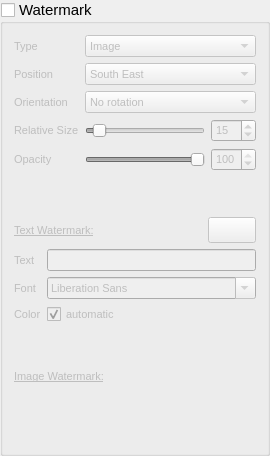
           <widget class="QGroupBox" name="groupBox_Watermark">
            <property name="font">
             <font>
              <pointsize>11</pointsize>
             </font>
            </property>
            <property name="toolTip">
             <string/>
            </property>
            <property name="title">
             <string>Watermark</string>
            </property>
            <property name="checkable">
             <bool>true</bool>
            </property>
            <property name="checked">
             <bool>false</bool>
            </property>
            <layout class="QVBoxLayout" name="verticalLayout_11">
             <item>
              <layout class="QFormLayout" name="formLayout_WatermarkPosition">
               <item row="1" column="0">
                <widget class="QLabel" name="label_WatermarkPosition">
                 <property name="font">
                  <font>
                   <pointsize>8</pointsize>
                  </font>
                 </property>
                 <property name="text">
                  <string>Position</string>
                 </property>
                </widget>
               </item>
               <item row="2" column="0">
                <widget class="QLabel" name="label_WatermarkOrientation">
                 <property name="font">
                  <font>
                   <pointsize>8</pointsize>
                  </font>
                 </property>
                 <property name="text">
                  <string>Orientation</string>
                 </property>
                </widget>
               </item>
               <item row="4" column="0">
                <widget class="QLabel" name="label_WatermarkOpacity">
                 <property name="font">
                  <font>
                   <pointsize>8</pointsize>
                  </font>
                 </property>
                 <property name="text">
                  <string>Opacity</string>
                 </property>
                </widget>
               </item>
               <item row="1" column="1">
                <widget class="QComboBox" name="comboBox_WatermarkPosition">
                 <property name="font">
                  <font>
                   <pointsize>8</pointsize>
                  </font>
                 </property>
                 <property name="toolTip">
                  <string>Position of the watermark on the photos.</string>
                 </property>
                 <item>
                  <property name="text">
                   <string>South East</string>
                  </property>
                 </item>
                 <item>
                  <property name="text">
                   <string>South</string>
                  </property>
                 </item>
                 <item>
                  <property name="text">
                   <string>South West</string>
                  </property>
                 </item>
                 <item>
                  <property name="text">
                   <string>West</string>
                  </property>
                 </item>
                 <item>
                  <property name="text">
                   <string>North West</string>
                  </property>
                 </item>
                 <item>
                  <property name="text">
                   <string>North</string>
                  </property>
                 </item>
                 <item>
                  <property name="text">
                   <string>North East</string>
                  </property>
                 </item>
                 <item>
                  <property name="text">
                   <string>East</string>
                  </property>
                 </item>
                 <item>
                  <property name="text">
                   <string>Center</string>
                  </property>
                 </item>
                </widget>
               </item>
               <item row="2" column="1">
                <widget class="QComboBox" name="comboBox_WatermarkOrientation">
                 <property name="font">
                  <font>
                   <pointsize>8</pointsize>
                  </font>
                 </property>
                 <property name="toolTip">
                  <string>Orientation of the watermark.</string>
                 </property>
                 <item>
                  <property name="text">
                   <string>No rotation</string>
                  </property>
                 </item>
                 <item>
                  <property name="text">
                   <string>90° clockwise</string>
                  </property>
                 </item>
                 <item>
                  <property name="text">
                   <string>90° counter clockwise</string>
                  </property>
                 </item>
                </widget>
               </item>
               <item row="4" column="1">
                <layout class="QHBoxLayout" name="horizontalLayout_5">
                 <item>
                  <widget class="QSlider" name="horizontalSlider_WatermarkOpacity">
                   <property name="font">
                    <font>
                     <pointsize>8</pointsize>
                    </font>
                   </property>
                   <property name="toolTip">
                    <string>Opacity of the watermark.</string>
                   </property>
                   <property name="statusTip">
                    <string/>
                   </property>
                   <property name="maximum">
                    <number>100</number>
                   </property>
                   <property name="value">
                    <number>100</number>
                   </property>
                   <property name="orientation">
                    <enum>Qt::Horizontal</enum>
                   </property>
                  </widget>
                 </item>
                 <item>
                  <widget class="QSpinBox" name="spinBox_WatermarkOpacity">
                   <property name="font">
                    <font>
                     <pointsize>8</pointsize>
                    </font>
                   </property>
                   <property name="toolTip">
                    <string>Opacity of the watermark.</string>
                   </property>
                   <property name="statusTip">
                    <string/>
                   </property>
                   <property name="maximum">
                    <number>100</number>
                   </property>
                   <property name="value">
                    <number>100</number>
                   </property>
                  </widget>
                 </item>
                </layout>
               </item>
               <item row="3" column="0">
                <widget class="QLabel" name="label_WatermarkSize">
                 <property name="font">
                  <font>
                   <pointsize>8</pointsize>
                  </font>
                 </property>
                 <property name="text">
                  <string>Relative Size</string>
                 </property>
                </widget>
               </item>
               <item row="3" column="1">
                <layout class="QHBoxLayout" name="horizontalLayout_8">
                 <item>
                  <widget class="QSlider" name="horizontalSlider_WatermarkSize">
                   <property name="font">
                    <font>
                     <pointsize>8</pointsize>
                    </font>
                   </property>
                   <property name="toolTip">
                    <string>Size relative to the longuest dimension of the photo.</string>
                   </property>
                   <property name="statusTip">
                    <string/>
                   </property>
                   <property name="maximum">
                    <number>100</number>
                   </property>
                   <property name="value">
                    <number>7</number>
                   </property>
                   <property name="orientation">
                    <enum>Qt::Horizontal</enum>
                   </property>
                  </widget>
                 </item>
                 <item>
                  <widget class="QSpinBox" name="spinBox_WatermarkSize">
                   <property name="font">
                    <font>
                     <pointsize>8</pointsize>
                    </font>
                   </property>
                   <property name="toolTip">
                    <string>Size relative to the longuest dimension of the photo.</string>
                   </property>
                   <property name="statusTip">
                    <string/>
                   </property>
                   <property name="maximum">
                    <number>100</number>
                   </property>
                   <property name="value">
                    <number>15</number>
                   </property>
                  </widget>
                 </item>
                </layout>
               </item>
               <item row="0" column="1">
                <widget class="QComboBox" name="comboBox_WatermarkType">
                 <property name="font">
                  <font>
                   <pointsize>8</pointsize>
                  </font>
                 </property>
                 <property name="toolTip">
                  <string>The watermark can be an image or some text.</string>
                 </property>
                 <item>
                  <property name="text">
                   <string>Image</string>
                  </property>
                 </item>
                 <item>
                  <property name="text">
                   <string>Text</string>
                  </property>
                 </item>
                </widget>
               </item>
               <item row="0" column="0">
                <widget class="QLabel" name="label_5">
                 <property name="font">
                  <font>
                   <pointsize>8</pointsize>
                  </font>
                 </property>
                 <property name="text">
                  <string>Type</string>
                 </property>
                </widget>
               </item>
              </layout>
             </item>
             <item>
              <spacer name="verticalSpacer_8">
               <property name="orientation">
                <enum>Qt::Vertical</enum>
               </property>
               <property name="sizeHint" stdset="0">
                <size>
                 <width>20</width>
                 <height>40</height>
                </size>
               </property>
              </spacer>
             </item>
             <item>
              <layout class="QVBoxLayout" name="verticalLayout_WatermarkText">
               <item>
                <layout class="QHBoxLayout" name="horizontalLayout_11">
                 <item>
                  <widget class="QLabel" name="label_WatermarkText">
                   <property name="font">
                    <font>
                     <pointsize>8</pointsize>
                     <weight>50</weight>
                     <bold>false</bold>
                     <underline>true</underline>
                    </font>
                   </property>
                   <property name="text">
                    <string>Text Watermark:</string>
                   </property>
                  </widget>
                 </item>
                 <item>
                  <spacer name="horizontalSpacer_8">
                   <property name="orientation">
                    <enum>Qt::Horizontal</enum>
                   </property>
                   <property name="sizeHint" stdset="0">
                    <size>
                     <width>40</width>
                     <height>20</height>
                    </size>
                   </property>
                  </spacer>
                 </item>
                 <item>
                  <widget class="QPushButton" name="pushButton_WatermarkTextShortcuts">
                   <property name="toolTip">
                    <string>Display shortcuts you can use to write captions and watermark.</string>
                   </property>
                   <property name="text">
                    <string/>
                   </property>
                   <property name="icon">
                    <iconset resource="../ressources/GalleryDesigner.qrc">
                     <normaloff>:/icons/images/text-x-authors.png</normaloff>:/icons/images/text-x-authors.png</iconset>
                   </property>
                  </widget>
                 </item>
                </layout>
               </item>
               <item>
                <layout class="QFormLayout" name="formLayout_WatermarkText">
                 <item row="0" column="0">
                  <widget class="QLabel" name="label_WatermarkTextEdit">
                   <property name="font">
                    <font>
                     <pointsize>8</pointsize>
                    </font>
                   </property>
                   <property name="text">
                    <string>Text</string>
                   </property>
                  </widget>
                 </item>
                 <item row="0" column="1">
                  <widget class="QLineEdit" name="lineEdit_WatermarkText">
                   <property name="font">
                    <font>
                     <pointsize>8</pointsize>
                    </font>
                   </property>
                   <property name="toolTip">
                    <string>Text forming the watermark.</string>
                   </property>
                   <property name="statusTip">
                    <string/>
                   </property>
                  </widget>
                 </item>
                 <item row="1" column="0">
                  <widget class="QLabel" name="label_WatermarkFont">
                   <property name="font">
                    <font>
                     <pointsize>8</pointsize>
                    </font>
                   </property>
                   <property name="text">
                    <string>Font</string>
                   </property>
                  </widget>
                 </item>
                 <item row="1" column="1">
                  <widget class="QFontComboBox" name="fontComboBox_WatermarkText">
                   <property name="font">
                    <font>
                     <pointsize>8</pointsize>
                    </font>
                   </property>
                   <property name="toolTip">
                    <string>Font of the text.</string>
                   </property>
                   <property name="statusTip">
                    <string/>
                   </property>
                  </widget>
                 </item>
                 <item row="2" column="0">
                  <widget class="QLabel" name="label_WatermarkTextColor">
                   <property name="font">
                    <font>
                     <pointsize>8</pointsize>
                    </font>
                   </property>
                   <property name="text">
                    <string>Color</string>
                   </property>
                  </widget>
                 </item>
                 <item row="2" column="1">
                  <layout class="QHBoxLayout" name="horizontalLayout_4">
                   <item>
                    <widget class="QCheckBox" name="checkBox_WatermarkTextColorAuto">
                     <property name="font">
                      <font>
                       <pointsize>8</pointsize>
                      </font>
                     </property>
                     <property name="toolTip">
                      <string>Automatic color to maximize the readability.</string>
                     </property>
                     <property name="statusTip">
                      <string/>
                     </property>
                     <property name="text">
                      <string>automatic</string>
                     </property>
                     <property name="checked">
                      <bool>true</bool>
                     </property>
                    </widget>
                   </item>
                   <item>
                    <widget class="CColorPicker" name="cColorPicker_WatermarkText">
                     <property name="font">
                      <font>
                       <pointsize>8</pointsize>
                      </font>
                     </property>
                     <property name="toolTip">
                      <string>Color of the text.</string>
                     </property>
                     <property name="statusTip">
                      <string/>
                     </property>
                    </widget>
                   </item>
                  </layout>
                 </item>
                </layout>
               </item>
              </layout>
             </item>
             <item>
              <spacer name="verticalSpacer_2">
               <property name="orientation">
                <enum>Qt::Vertical</enum>
               </property>
               <property name="sizeHint" stdset="0">
                <size>
                 <width>20</width>
                 <height>40</height>
                </size>
               </property>
              </spacer>
             </item>
             <item>
              <layout class="QVBoxLayout" name="verticalLayout_WatermarkImage">
               <item>
                <widget class="QLabel" name="label_WatermarkImage">
                 <property name="font">
                  <font>
                   <pointsize>8</pointsize>
                   <underline>true</underline>
                  </font>
                 </property>
                 <property name="text">
                  <string>Image Watermark:</string>
                 </property>
                </widget>
               </item>
               <item>
                <widget class="CImagePicker" name="CImagePicker_WatermarkImage">
                 <property name="font">
                  <font>
                   <pointsize>8</pointsize>
                  </font>
                 </property>
                 <property name="toolTip">
                  <string>Choose an image to apply as the watermark.</string>
                 </property>
                 <property name="statusTip">
                  <string/>
                 </property>
                </widget>
               </item>
              </layout>
             </item>
             <item>
              <spacer name="verticalSpacer_5">
               <property name="orientation">
                <enum>Qt::Vertical</enum>
               </property>
               <property name="sizeHint" stdset="0">
                <size>
                 <width>20</width>
                 <height>40</height>
                </size>
               </property>
              </spacer>
             </item>
            </layout>
           </widget>
